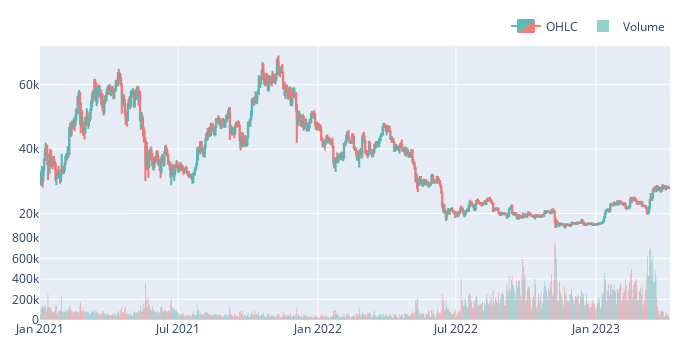

Source (notebook cell):
### Code cell
data.plot().show()

### Figure 1 — Plotly figure (JSON) as saved in the notebook; plotly's stock layout.template omitted (floating-point values rounded to 4 significant figures; data arrays with more than 128 entries replaced by an {"elided": "..."} marker saying what was removed)
{"data": [{"close": {"elided": "828 float values"}, "decreasing": {"fillcolor": "#ee534f", "line": {"color": "#ee534f"}}, "high": {"elided": "828 float values"}, "increasing": {"fillcolor": "#26a69a", "line": {"color": "#26a69a"}}, "low": {"elided": "828 float values"}, "name": "OHLC", "opacity": 0.75, "open": {"elided": "828 float values"}, "type": "candlestick", "uid": "691db3b7-5b01-4109-8c8a-8a209e735dcc", "x": {"elided": "828 str values"}, "xaxis": "x", "yaxis": "y"}, {"marker": {"color": {"elided": "828 str values"}, "line": {"width": 0}}, "name": "Volume", "opacity": 0.5, "type": "bar", "uid": "9b1f8767-dbf4-4296-8d72-806bc04d4ba8", "x": {"elided": "828 str values"}, "xaxis": "x2", "y": {"elided": "828 float values"}, "yaxis": "y2"}], "layout": {"height": 350, "legend": {"orientation": "h", "traceorder": "normal", "x": 1, "xanchor": "right", "y": 1.02, "yanchor": "bottom"}, "margin": {"b": 30, "l": 30, "r": 30, "t": 30}, "showlegend": true, "width": 700, "xaxis": {"anchor": "y", "domain": [0, 1], "matches": "x2", "rangeslider": {"visible": false}, "showgrid": true, "showticklabels": false}, "xaxis2": {"anchor": "y2", "domain": [0, 1], "showgrid": true}, "yaxis": {"anchor": "x", "domain": [0.3, 1], "showgrid": true}, "yaxis2": {"anchor": "x2", "domain": [0, 0.3], "showgrid": true}}}
